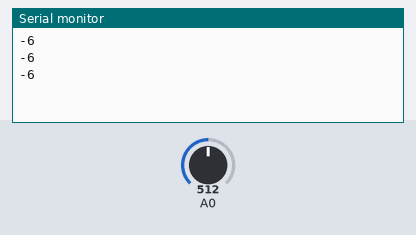
Bench run of a sketch on a simulated Arduino Uno, built with avr-gcc and run on an emulated ATmega328P. Parts: the last lines printed to the serial monitor. Inputs (shaded band) come from the test bench; at power-on: A0 = 512.

Above: at 1.3 s.
1.4 s: A0 set to 716
At 1.9 s:
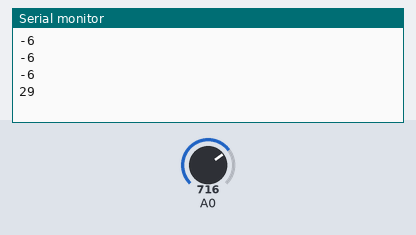
2.9 s: A0 set to 900
At 3.4 s:
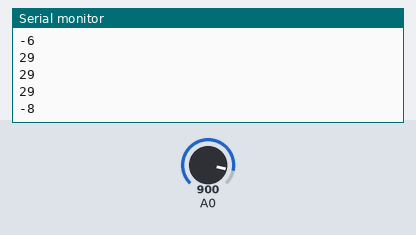
Timing chart, 0 to 5.9 s (numbered marks = the images above; inputs shaded):
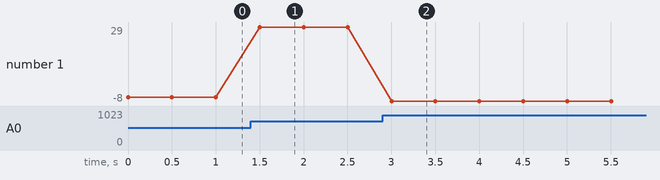

The sketch:

sketch_jul07b.ino
```cpp
void setup() {
  // put your setup code here, to run once:
  Serial.begin(9600);
}

void loop() {
  // put your main code here, to run repeatedly:
  int v = analogRead(A0);
  v = v * 500 / 1024;
  Serial.println(v);
  delay(500);
}
```

Measured:
- after the input at 1.4 s, the serial monitor: prints a new line after 0.10 s (image 1)
- after the input at 2.9 s, the serial monitor: prints a new line after 0.10 s (image 2)
- plotted number 1: -6 → 29 after the input at 1.4 s, 29 → -8 after the input at 2.9 s
